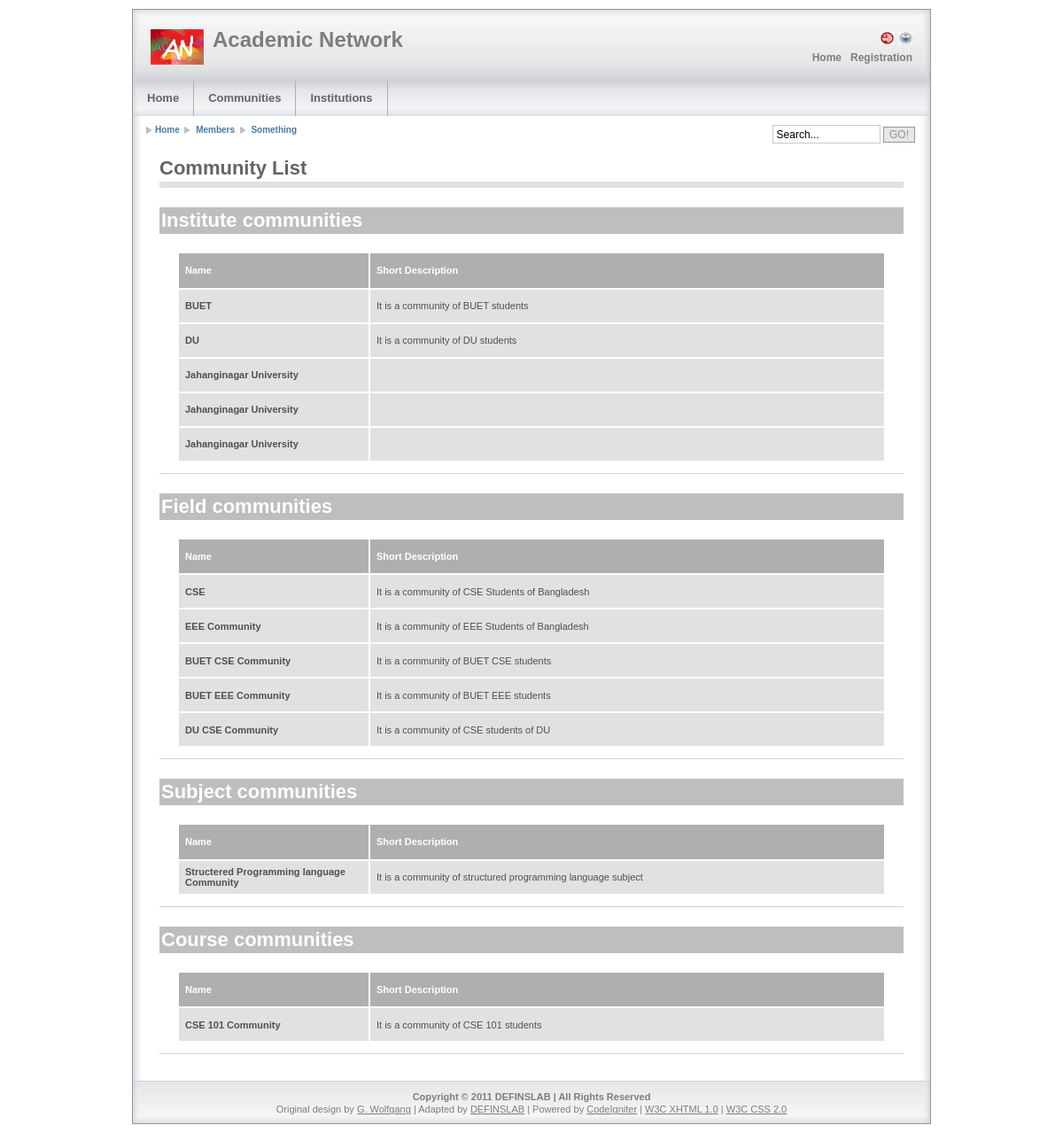
The page /index.php/community_list/LoadCommunityListViewAll on the database its author committed.
### tables this page shows
CREATE TABLE IF NOT EXISTS `community` (
  `community_id` int(10) NOT NULL AUTO_INCREMENT,
  `name` varchar(100) NOT NULL,
  `type` enum('institution','subject','field','course','group') NOT NULL,
  `short_description` text NOT NULL,
  `updated_date` datetime NOT NULL,
  PRIMARY KEY (`community_id`)
);

### application/controllers/community_list.php (called while the page is built, shortened)
<?php
class Community_list extends CI_Controller {
    function LoadCommunityListViewAll() {
        $this->page->title = "List of Communities By Type";
        $data['query1_result'] = $this->Model_community->GetByType('institution',5);
        $data['query2_result'] = $this->Model_community->GetByType('field',5);
        $data['query3_result'] = $this->Model_community->GetByType('subject',5);
        $data['query4_result'] = $this->Model_community->GetByType('course',5);
        $main_content[0] = array("Community List", "community_list_view_all",$data);
        $this->page->loadViews(null, $main_content, null);
    }
}
?>

### index.php (called while the page is built, shortened)
<?php
require_once BASEPATH.'core/CodeIgniter'.EXT;

### application/models/model_community.php (called while the page is built, shortened)
<?php
   class Model_community extends CI_Model {
       function GetByType($type,$limit=null){
           $this->db->select('*');
           $query = $this->db->get_where('community',  array('type' => $type, 'community_id !=' => 0), $limit);
           return $query->result();
       }
   }
?>

### application/views/default/community_list_view_all.php (the view)
<h1 class="block">Institute communities</h1>
<div class="column1-unit">
    <table>
        <tr>
            <th class="top" scope="col" style="width:200px;">Name</th>
            <th class="top" scope="col">Short Description</th>
        </tr>
        <?php foreach($query1_result as $row): ?>
        <tr><th scope="row"><?php echo $row->name;?></th><td><?php echo $row->short_description;?></td></tr>
        <?php        endforeach; ?>
    </table>
</div>
<hr class="clear-contentunit" />
<h1 class="block">Field communities</h1>
<div class="column1-unit">
    <table>
        <tr>
            <th class="top" scope="col" style="width:200px;">Name</th>
            <th class="top" scope="col">Short Description</th>
        </tr>
        <?php foreach($query2_result as $row): ?>
        <tr><th scope="row"><?php echo $row->name;?></th><td><?php echo $row->short_description;?></td></tr>
        <?php        endforeach; ?>
    </table>
</div>
<hr class="clear-contentunit" />
<h1 class="block">Subject communities</h1>
<div class="column1-unit">
    <table>
        <tr>
            <th class="top" scope="col" style="width:200px;">Name</th>
            <th class="top" scope="col">Short Description</th>
        </tr>
        <?php foreach($query3_result as $row): ?>
        <tr><th scope="row"><?php echo $row->name;?></th><td><?php echo $row->short_description;?></td></tr>
        <?php        endforeach; ?>
    </table>
</div>
<hr class="clear-contentunit" />
<h1 class="block">Course communities</h1>
<div class="column1-unit">
    <table>
        <tr>
            <th class="top" scope="col" style="width:200px;">Name</th>
            <th class="top" scope="col">Short Description</th>
        </tr>
        <?php foreach($query4_result as $row): ?>
        <tr><th scope="row"><?php echo $row->name;?></th><td><?php echo $row->short_description;?></td></tr>
        <?php        endforeach; ?>
    </table>
</div>
<hr class="clear-contentunit" />

### templates/default/css/layout1_setup.css (style rules this page uses)
* { padding:0; margin:0; }
body { font-size:62.5%; background-color:rgb(255,255,255); font-family:verdana,arial,sans-serif; }
.nav1 li a { display:block; float:left; padding:2px 5px 2px 5px; color:rgb(125,125,125); text-decoration:none; font-size:120%; }
.nav2 ul li a { float:left; display:block; height:3.1em; line-height:3.1em; padding:0 16px 0 16px; text-decoration:none; font-weight:bold; color: rgb(100,100,100); }
.column1-unit { width:840px; margin-bottom:10px !important ; margin-bottom:5px ; }
.column1-unit:after, .column2-unit-left:after, .column2-unit-right:after, .column3-unit-left:after, .column3-unit-middle:after, .column3-unit-right:after { content:"."; display:block; height:0; clear:both; visibility:hidden; }
.clear-contentunit { clear:both; width:840px; height:0.1em; border:none; background:rgb(210,210,210); color:rgb(210,210,210); }
html { filter: expression(document.execCommand("BackgroundImageCache", false, true)); }

### templates/default/css/layout1_text.css (style rules this page uses)
.main-content h1.block { clear:both; margin:1.0em 0 0em 0; padding:2px 0 2px 2px; background:rgb(190,190,190); font-family:"trebuchet ms",arial,sans-serif; color:rgb(255,255,255); font-weight:bold; font-size:220%; }
.main-content h1 { clear:both; margin:1.0em 0 0.5em 0; font-family:"trebuchet ms",arial,sans-serif; color:rgb(80,80,80); font-weight:normal; font-size:210%; }
.main-content table { clear:both; width:800px; margin:2.0em 0 0.2em 20px; table-layout: fixed; border-collapse:collapse; empty-cells:show; background-color:rgb(233,232,244); }
.main-content table th.top { height:3.5em; padding:0 7px 0 7px; empty-cells:show; background-color:rgb(175,175,175); text-align:left; color:rgb(255,255,255); font-weight:bold; font-size:110%; }
.main-content table th { height:3.0em; padding:2px 20px 2px 7px; border-left:solid 2px rgb(255,255,255); border-right:solid 2px rgb(255,255,255); border-top:solid 2px rgb(255,255,255); border-bottom:solid 2px rgb(255,255,255); background-color:rgb(225,225,225); text-align:left; color:rgb(80,80,80); font-weight:bold; font-size:110%; }
.main-content table td { height:3.0em; padding:2px 7px 2px 7px; border-left:solid 2px rgb(255,255,255); border-right:solid 2px rgb(255,255,255); border-top:solid 2px rgb(255,255,255); border-bottom:solid 2px rgb(255,255,255); background-color:rgb(225,225,225); text-align:left; font-weight:normal; color:rgb(80,80,80); font-size:110%; }

### rows shown on the page
community: name "BUET", short_description "It is a community of BUET students"
community: name "DU", short_description "It is a community of DU students"
community: name "Jahanginagar University"
community: name "Jahanginagar University"
community: name "Jahanginagar University"
community: name "CSE", short_description "It is a community of CSE Students of Bangladesh"
community: name "EEE Community", short_description "It is a community of EEE Students of Bangladesh"
community: name "BUET CSE Community", short_description "It is a community of BUET CSE students"
community: name "BUET EEE Community", short_description "It is a community of BUET EEE students"
community: name "DU CSE Community", short_description "It is a community of CSE students of DU"
community: name "Structered Programming language Community", short_description "It is a community of structured programming language subject"
community: name "CSE 101 Community", short_description "It is a community of CSE 101 students"

### other values the page prints
anchor($link,$text) "Home"
anchor($link,$text) "Registration"
anchor($i[0][1], $i[0][0]) "Home"
anchor($i[0][1], $i[0][0]) "Communities"
anchor($i[0][1], $i[0][0]) "Institutions"
$text "Home"
$text "Members"
$text "Something"
$title "Community List"
